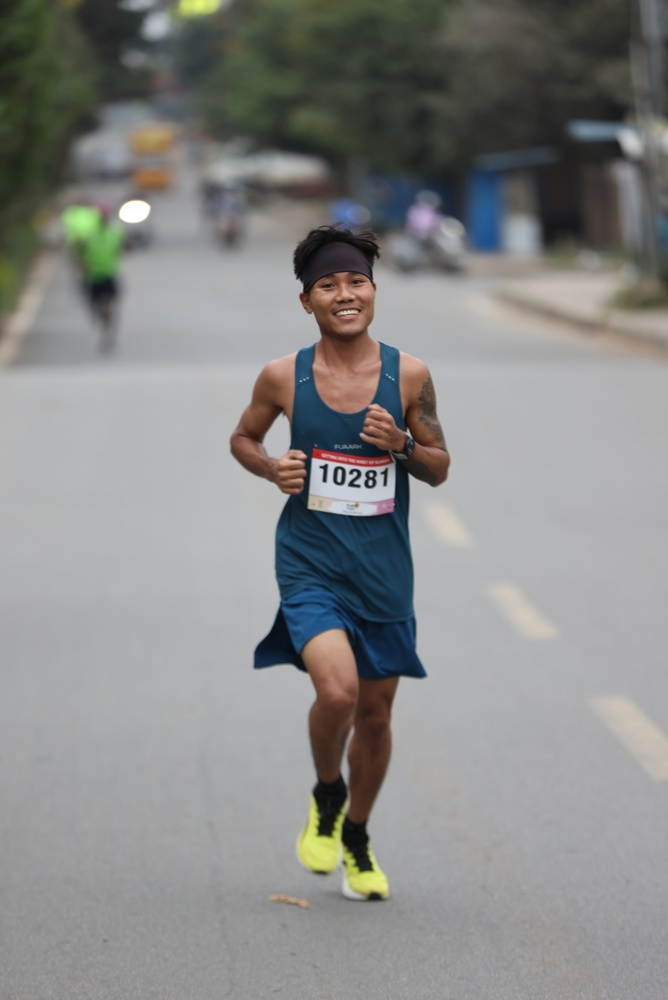
#> input picture Images/SKB_4190.JPG, 668 x 1000 px, shrunk from 1024 x 1534 before the run, found by its file name; its folder holds only this picture in this run
$ python process_images_for_BIB.py
#> lines starting #> are read from the running program, lines starting #| are printed output that depends on the picture; after the words box and inside, x2 and y2 are one past the last pixel; in counts of white or black regions, pixels touching at a corner belong together
#====================================================================================
# Author: Sara
# Created on: 8 Dec 2025
# Brief: Thispiece of code will read through all images and fidn teh BIB numbers and tag them accordingly.
#====================================================================================
#
import os
import cv2
import pytesseract
from collections import defaultdict

# Configure Tesseract path if needed (Windows users may need to specify)
# pytesseract.pytesseract.tesseract_cmd = r"C:\Program Files\Tesseract-OCR\tesseract.exe"

# Explicitly set path if needed
pytesseract.pytesseract.tesseract_cmd = r"C:\Program Files\Tesseract-OCR\tesseract.exe"

def extract_bib_numbers_from_image(image_path):
    """
    Extract bib numbers from a given image using OCR.
    Returns a list of detected numbers.
    """
#> called with image_path = 'C:\\Work\\FMF\\Images/SKB_4190.JPG'
    img = cv2.imread(image_path)
#> img is the input picture: shape (1000, 668, 3); mean B, G, R 134.5, 135.8, 135.4

    # Convert to grayscale
    gray = cv2.cvtColor(img, cv2.COLOR_BGR2GRAY)
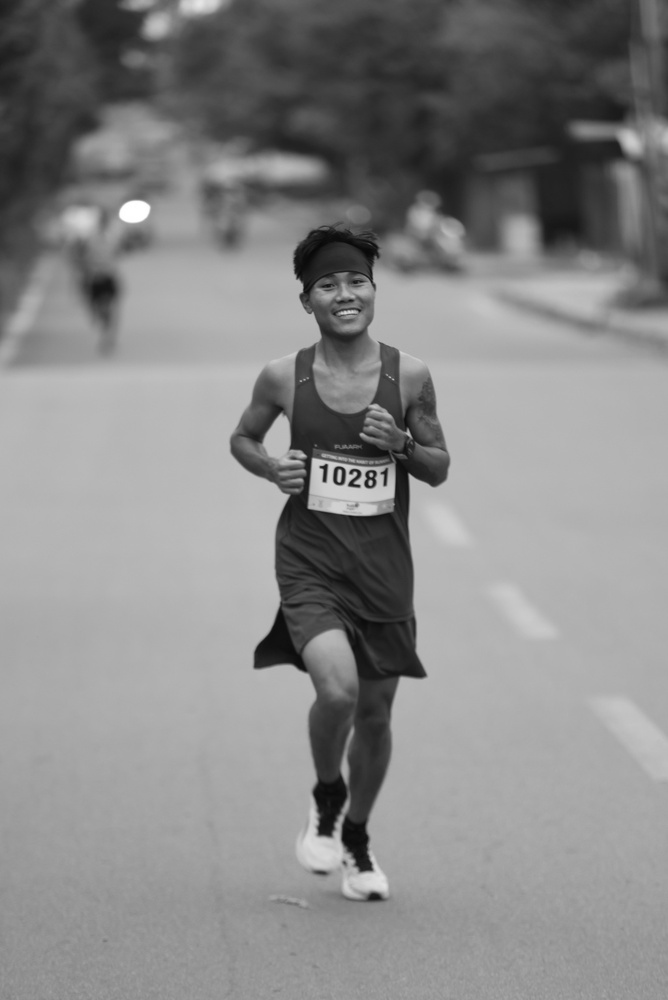
#> gray: shape (1000, 668); min 8, max 255, mean 135.5

    # Optional: thresholding to improve OCR
    _, thresh = cv2.threshold(gray, 150, 255, cv2.THRESH_BINARY)
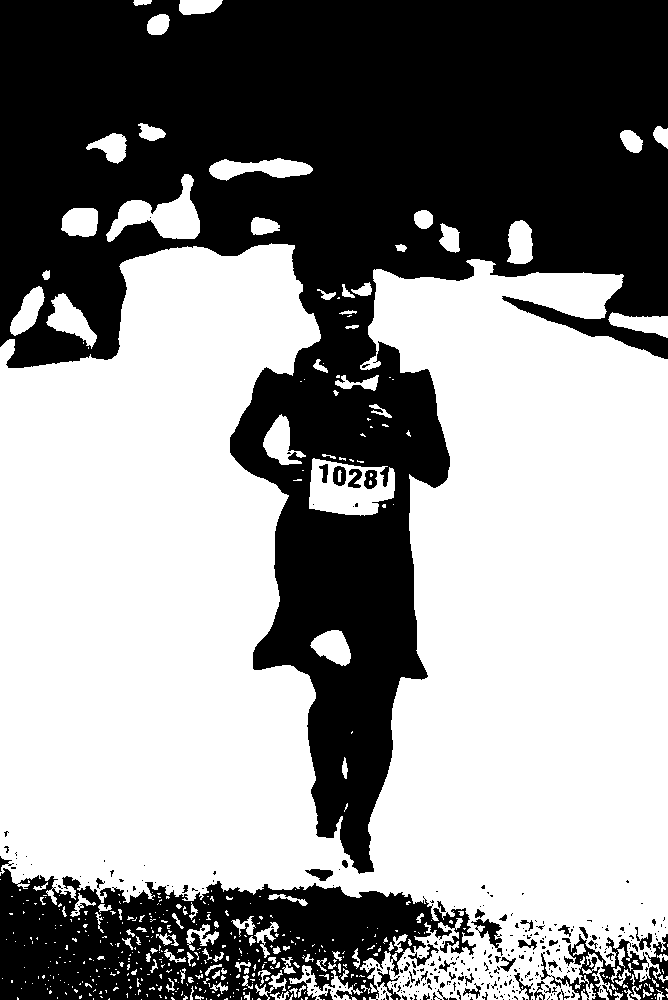
#> thresh: shape (1000, 668); 56.5% white; 316 black regions (262 under 20 px), largest, box (x1, y1, x2, y2) and area: (0, 0, 668, 874) 243546, (0, 868, 476, 1000) 38963, (556, 934, 668, 1000) 2993

    # OCR
#> (the run stopped early here; a loop or call above may not have finished)

$ run again, on Images/SKB_4199.JPG
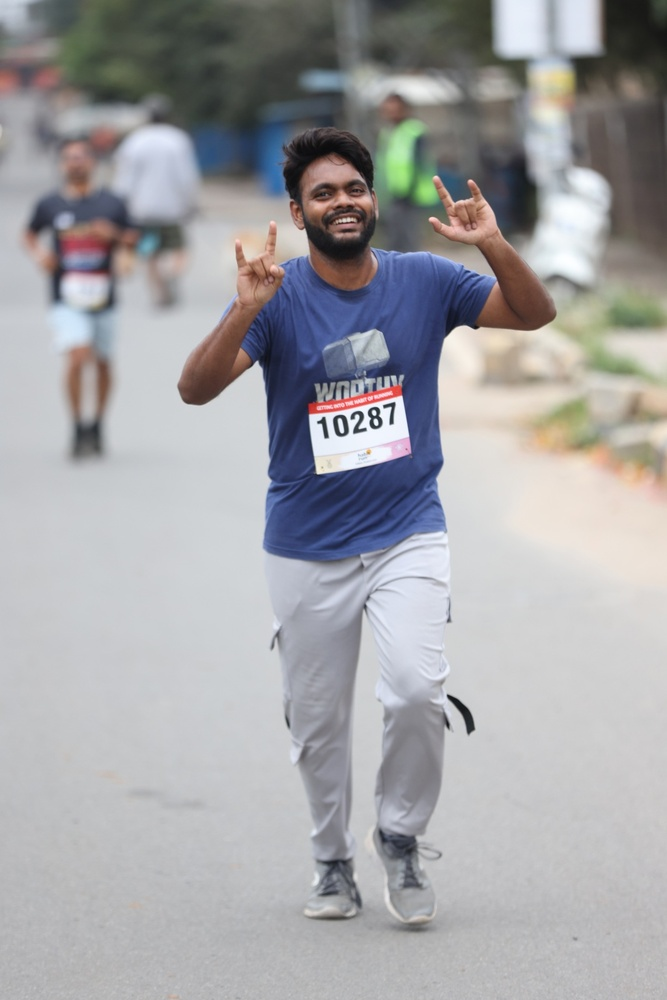
#> input picture Images/SKB_4199.JPG, 667 x 1000 px, shrunk from 1024 x 1535 before the run, found by its file name
#> in extract_bib_numbers_from_image, img is the input picture: shape (1000, 667, 3); mean B, G, R 165.3, 162.7, 162.9
#> in extract_bib_numbers_from_image, `gray = cv2.cvtColor(img, cv2.COLOR_BGR2GRAY)`:
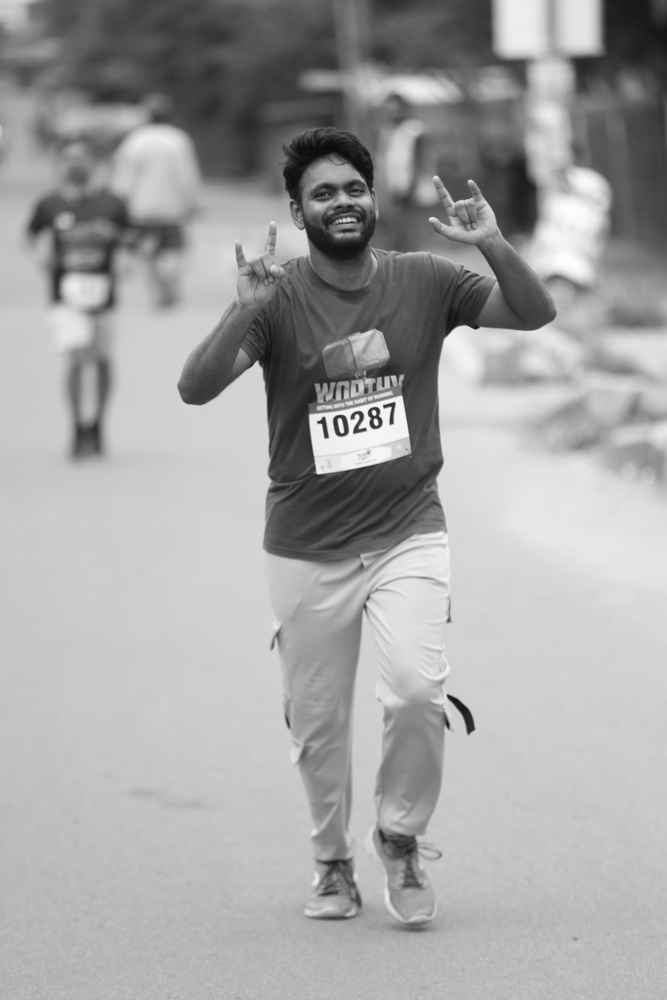
#> gray: shape (1000, 667); min 10, max 254, mean 163
#> in extract_bib_numbers_from_image, `_, thresh = cv2.threshold(gray, 150, 255, cv2.THRESH_BINARY)`:
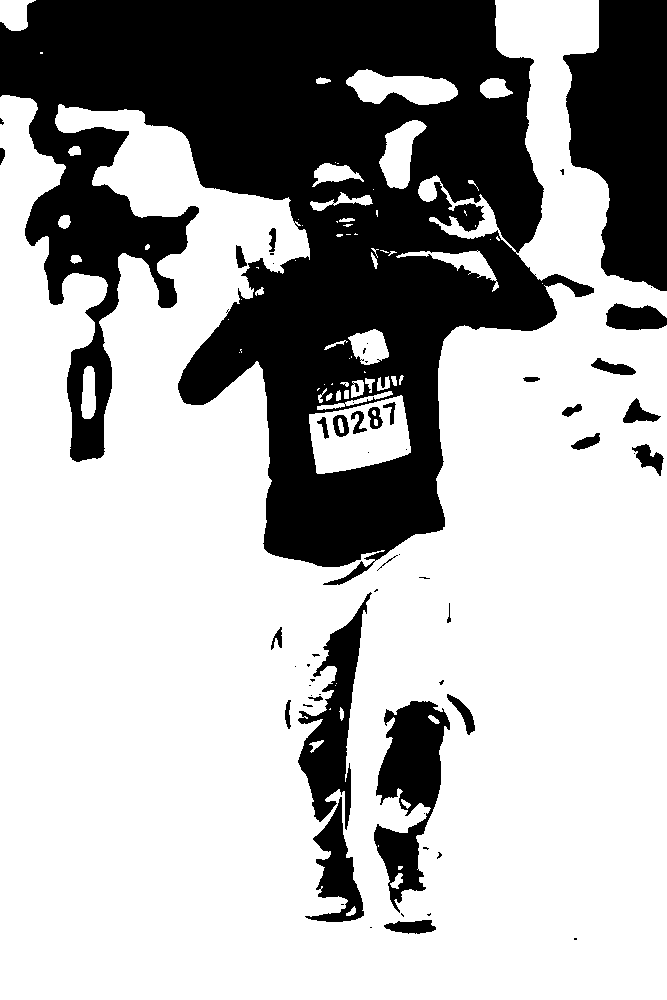
#> thresh: shape (1000, 667); 68.2% white; 59 black regions (32 under 20 px), largest, box (x1, y1, x2, y2) and area: (0, 0, 594, 585) 167372, (563, 0, 667, 291) 21980, (374, 701, 450, 913) 8040

$ run again, on Images/SKB_4200.JPG
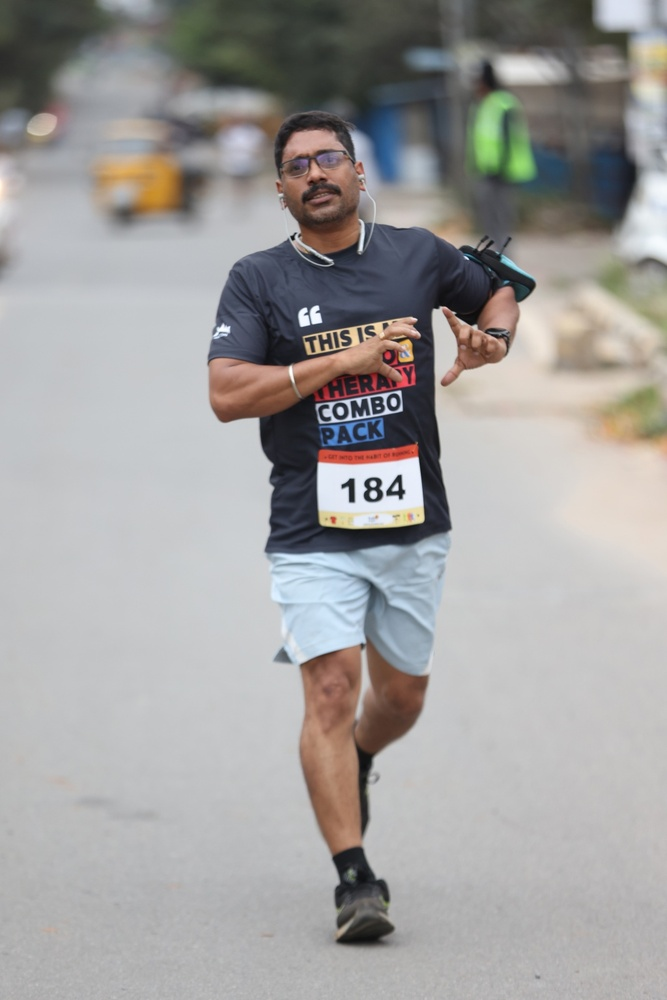
#> input picture Images/SKB_4200.JPG, 667 x 1000 px, shrunk from 1024 x 1535 before the run, found by its file name
#> in extract_bib_numbers_from_image, img is the input picture: shape (1000, 667, 3); mean B, G, R 158.1, 159.2, 160.8
#> in extract_bib_numbers_from_image, `gray = cv2.cvtColor(img, cv2.COLOR_BGR2GRAY)`:
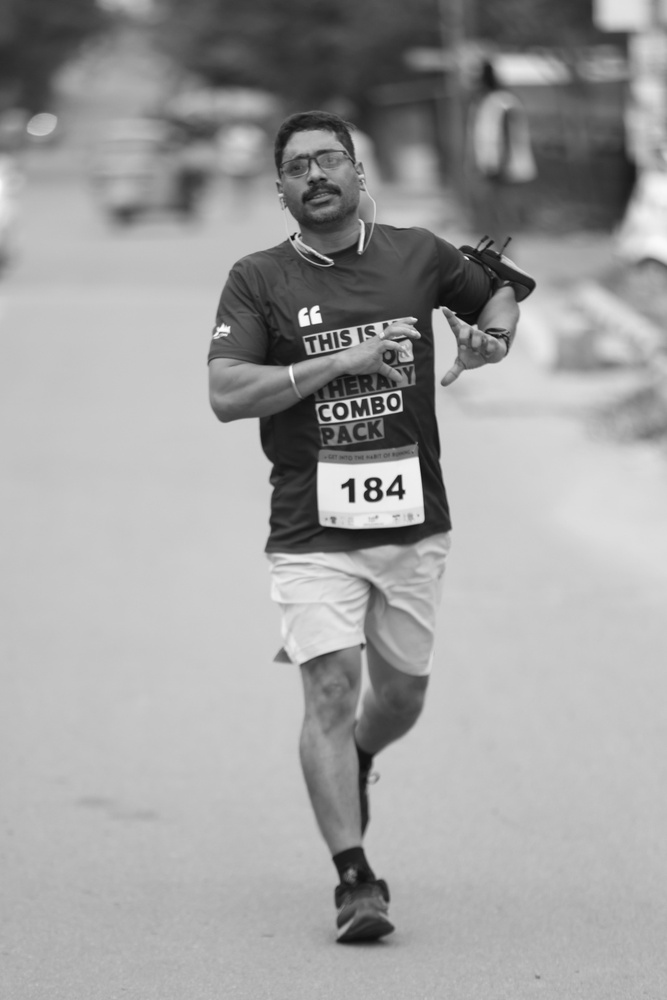
#> gray: shape (1000, 667); min 12, max 254, mean 159.6
#> in extract_bib_numbers_from_image, `_, thresh = cv2.threshold(gray, 150, 255, cv2.THRESH_BINARY)`:
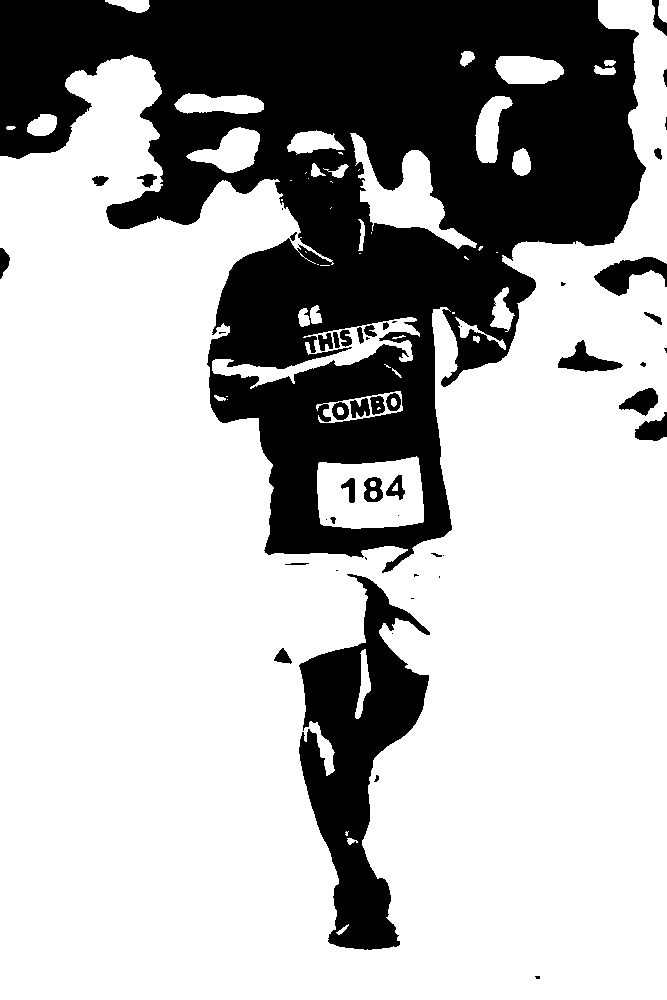
#> thresh: shape (1000, 667); 70.3% white; 51 black regions (18 under 20 px), largest, box (x1, y1, x2, y2) and area: (0, 0, 646, 573) 168978, (299, 574, 430, 950) 22485, (594, 257, 667, 296) 1411

$ run again, on Images/SKB_4204.JPG
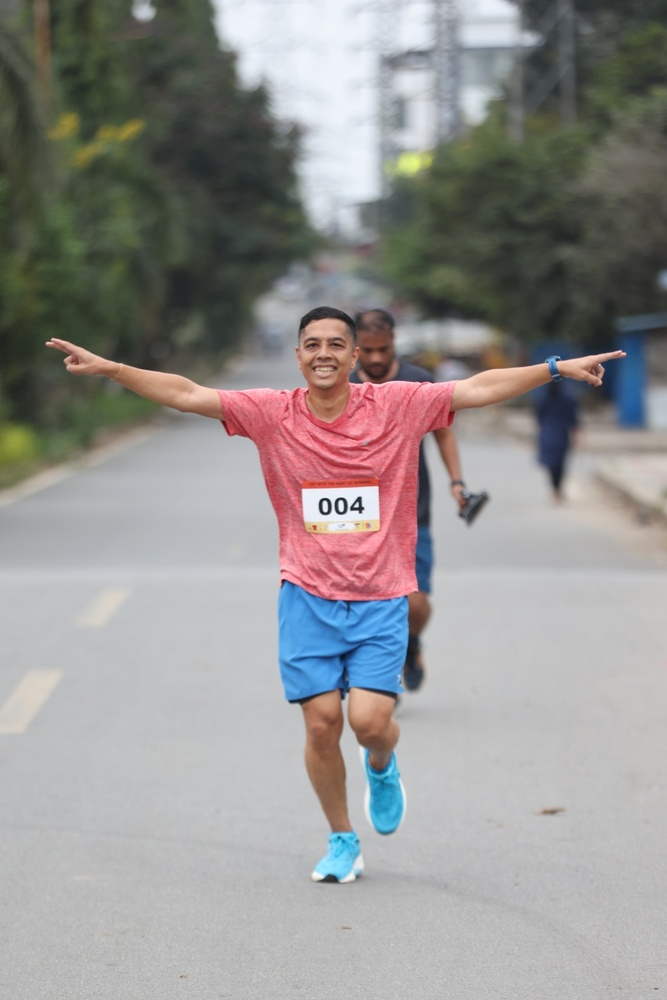
#> input picture Images/SKB_4204.JPG, 667 x 1000 px, shrunk from 1024 x 1535 before the run, found by its file name
#> in extract_bib_numbers_from_image, img is the input picture: shape (1000, 667, 3); mean B, G, R 145.1, 146.4, 148.5
#> in extract_bib_numbers_from_image, `gray = cv2.cvtColor(img, cv2.COLOR_BGR2GRAY)`:
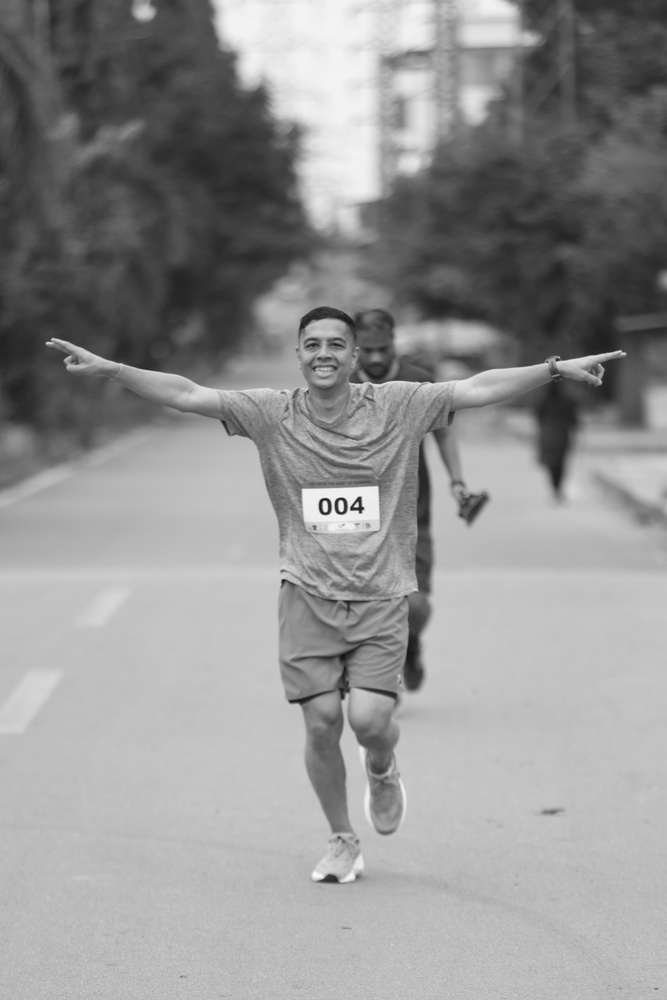
#> gray: shape (1000, 667); min 13, max 250, mean 146.9
#> in extract_bib_numbers_from_image, `_, thresh = cv2.threshold(gray, 150, 255, cv2.THRESH_BINARY)`:
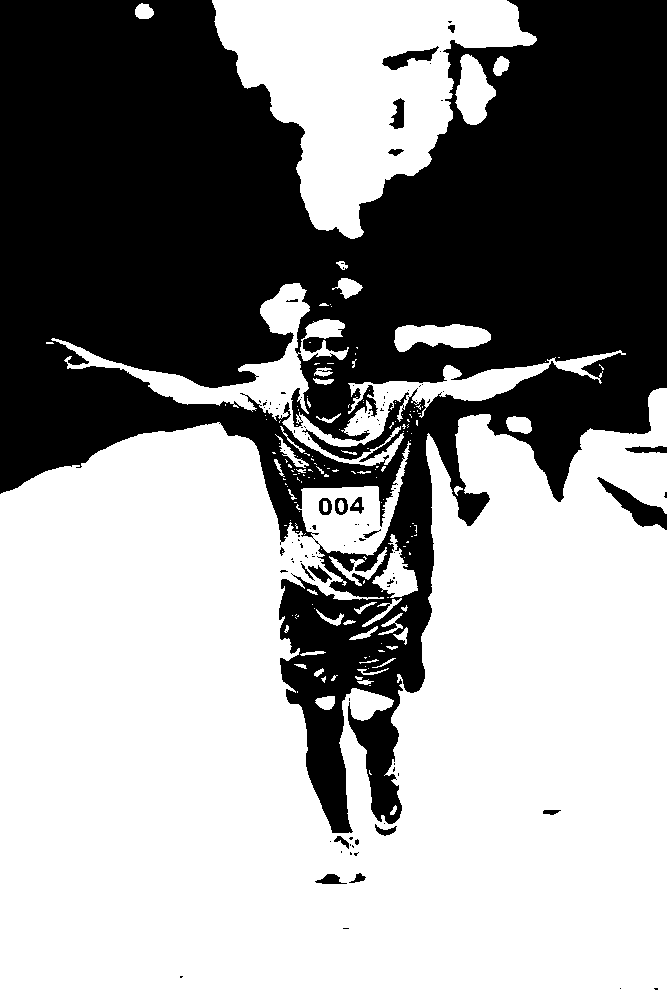
#> thresh: shape (1000, 667); 58.9% white; 109 black regions (89 under 20 px), largest, box (x1, y1, x2, y2) and area: (0, 0, 667, 833) 269944, (597, 477, 667, 530) 1155, (382, 46, 439, 70) 553
